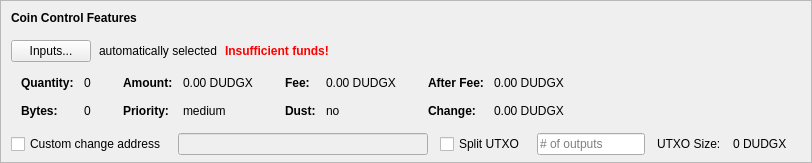
    <widget class="QFrame" name="frameCoinControl">
     <property name="sizePolicy">
      <sizepolicy hsizetype="Expanding" vsizetype="Expanding">
       <horstretch>0</horstretch>
       <verstretch>0</verstretch>
      </sizepolicy>
     </property>
     <property name="maximumSize">
      <size>
       <width>16777215</width>
       <height>16777215</height>
      </size>
     </property>
     <property name="frameShape">
      <enum>QFrame::StyledPanel</enum>
     </property>
     <property name="frameShadow">
      <enum>QFrame::Sunken</enum>
     </property>
     <layout class="QVBoxLayout" name="verticalLayoutCoinControl2">
      <property name="spacing">
       <number>0</number>
      </property>
      <property name="leftMargin">
       <number>0</number>
      </property>
      <property name="topMargin">
       <number>0</number>
      </property>
      <property name="rightMargin">
       <number>0</number>
      </property>
      <property name="bottomMargin">
       <number>6</number>
      </property>
      <item>
       <layout class="QVBoxLayout" name="verticalLayoutCoinControl" stretch="0,0,0,0,1">
        <property name="spacing">
         <number>0</number>
        </property>
        <property name="leftMargin">
         <number>10</number>
        </property>
        <property name="topMargin">
         <number>10</number>
        </property>
        <item>
         <layout class="QHBoxLayout" name="horizontalLayoutCoinControl1">
          <property name="bottomMargin">
           <number>15</number>
          </property>
          <item>
           <widget class="QLabel" name="labelCoinControlFeatures">
            <property name="sizePolicy">
             <sizepolicy hsizetype="Preferred" vsizetype="Maximum">
              <horstretch>0</horstretch>
              <verstretch>0</verstretch>
             </sizepolicy>
            </property>
            <property name="font">
             <font>
              <weight>75</weight>
              <bold>true</bold>
             </font>
            </property>
            <property name="styleSheet">
             <string notr="true">font-weight:bold;</string>
            </property>
            <property name="text">
             <string>Coin Control Features</string>
            </property>
           </widget>
          </item>
         </layout>
        </item>
        <item>
         <layout class="QHBoxLayout" name="horizontalLayoutCoinControl2" stretch="0,0,0,0">
          <property name="spacing">
           <number>8</number>
          </property>
          <property name="bottomMargin">
           <number>10</number>
          </property>
          <item>
           <widget class="QPushButton" name="pushButtonCoinControl">
            <property name="styleSheet">
             <string notr="true"/>
            </property>
            <property name="text">
             <string>Inputs...</string>
            </property>
            <property name="autoDefault">
             <bool>false</bool>
            </property>
           </widget>
          </item>
          <item>
           <widget class="QLabel" name="labelCoinControlAutomaticallySelected">
            <property name="text">
             <string>automatically selected</string>
            </property>
            <property name="margin">
             <number>5</number>
            </property>
           </widget>
          </item>
          <item>
           <widget class="QLabel" name="labelCoinControlInsuffFunds">
            <property name="font">
             <font>
              <weight>75</weight>
              <bold>true</bold>
             </font>
            </property>
            <property name="styleSheet">
             <string notr="true">color:red;font-weight:bold;</string>
            </property>
            <property name="text">
             <string>Insufficient funds!</string>
            </property>
            <property name="margin">
             <number>5</number>
            </property>
           </widget>
          </item>
          <item>
           <spacer name="horizontalSpacerCoinControl">
            <property name="orientation">
             <enum>Qt::Horizontal</enum>
            </property>
            <property name="sizeHint" stdset="0">
             <size>
              <width>40</width>
              <height>1</height>
             </size>
            </property>
           </spacer>
          </item>
         </layout>
        </item>
        <item>
         <widget class="QWidget" name="widgetCoinControl" native="true">
          <property name="sizePolicy">
           <sizepolicy hsizetype="Preferred" vsizetype="Preferred">
            <horstretch>0</horstretch>
            <verstretch>0</verstretch>
           </sizepolicy>
          </property>
          <property name="minimumSize">
           <size>
            <width>0</width>
            <height>0</height>
           </size>
          </property>
          <property name="styleSheet">
           <string notr="true"/>
          </property>
          <layout class="QHBoxLayout" name="horizontalLayoutCoinControl5">
           <property name="leftMargin">
            <number>0</number>
           </property>
           <property name="topMargin">
            <number>0</number>
           </property>
           <property name="rightMargin">
            <number>0</number>
           </property>
           <property name="bottomMargin">
            <number>0</number>
           </property>
           <item>
            <layout class="QHBoxLayout" name="horizontalLayoutCoinControl3" stretch="0,0,0,1">
             <property name="spacing">
              <number>20</number>
             </property>
             <property name="topMargin">
              <number>0</number>
             </property>
             <property name="bottomMargin">
              <number>10</number>
             </property>
             <item>
              <layout class="QFormLayout" name="formLayoutCoinControl1">
               <property name="horizontalSpacing">
                <number>10</number>
               </property>
               <property name="verticalSpacing">
                <number>14</number>
               </property>
               <property name="leftMargin">
                <number>10</number>
               </property>
               <property name="topMargin">
                <number>4</number>
               </property>
               <property name="rightMargin">
                <number>6</number>
               </property>
               <item row="0" column="0">
                <widget class="QLabel" name="labelCoinControlQuantityText">
                 <property name="font">
                  <font>
                   <weight>75</weight>
                   <bold>true</bold>
                  </font>
                 </property>
                 <property name="text">
                  <string>Quantity:</string>
                 </property>
                 <property name="margin">
                  <number>0</number>
                 </property>
                </widget>
               </item>
               <item row="0" column="1">
                <widget class="QLabel" name="labelCoinControlQuantity">
                 <property name="cursor">
                  <cursorShape>IBeamCursor</cursorShape>
                 </property>
                 <property name="contextMenuPolicy">
                  <enum>Qt::ActionsContextMenu</enum>
                 </property>
                 <property name="text">
                  <string notr="true">0</string>
                 </property>
                 <property name="margin">
                  <number>0</number>
                 </property>
                 <property name="textInteractionFlags">
                  <set>Qt::LinksAccessibleByMouse|Qt::TextSelectableByKeyboard|Qt::TextSelectableByMouse</set>
                 </property>
                </widget>
               </item>
               <item row="1" column="0">
                <widget class="QLabel" name="labelCoinControlBytesText">
                 <property name="font">
                  <font>
                   <weight>75</weight>
                   <bold>true</bold>
                  </font>
                 </property>
                 <property name="text">
                  <string>Bytes:</string>
                 </property>
                </widget>
               </item>
               <item row="1" column="1">
                <widget class="QLabel" name="labelCoinControlBytes">
                 <property name="cursor">
                  <cursorShape>IBeamCursor</cursorShape>
                 </property>
                 <property name="contextMenuPolicy">
                  <enum>Qt::ActionsContextMenu</enum>
                 </property>
                 <property name="text">
                  <string notr="true">0</string>
                 </property>
                 <property name="textInteractionFlags">
                  <set>Qt::LinksAccessibleByMouse|Qt::TextSelectableByKeyboard|Qt::TextSelectableByMouse</set>
                 </property>
                </widget>
               </item>
              </layout>
             </item>
             <item>
              <layout class="QFormLayout" name="formLayoutCoinControl2">
               <property name="horizontalSpacing">
                <number>10</number>
               </property>
               <property name="verticalSpacing">
                <number>14</number>
               </property>
               <property name="leftMargin">
                <number>6</number>
               </property>
               <property name="topMargin">
                <number>4</number>
               </property>
               <property name="rightMargin">
                <number>6</number>
               </property>
               <item row="0" column="0">
                <widget class="QLabel" name="labelCoinControlAmountText">
                 <property name="font">
                  <font>
                   <weight>75</weight>
                   <bold>true</bold>
                  </font>
                 </property>
                 <property name="text">
                  <string>Amount:</string>
                 </property>
                 <property name="margin">
                  <number>0</number>
                 </property>
                </widget>
               </item>
               <item row="0" column="1">
                <widget class="QLabel" name="labelCoinControlAmount">
                 <property name="cursor">
                  <cursorShape>IBeamCursor</cursorShape>
                 </property>
                 <property name="contextMenuPolicy">
                  <enum>Qt::ActionsContextMenu</enum>
                 </property>
                 <property name="text">
                  <string notr="true">0.00 DUDGX</string>
                 </property>
                 <property name="textInteractionFlags">
                  <set>Qt::LinksAccessibleByMouse|Qt::TextSelectableByKeyboard|Qt::TextSelectableByMouse</set>
                 </property>
                </widget>
               </item>
               <item row="1" column="0">
                <widget class="QLabel" name="labelCoinControlPriorityText">
                 <property name="font">
                  <font>
                   <weight>75</weight>
                   <bold>true</bold>
                  </font>
                 </property>
                 <property name="text">
                  <string>Priority:</string>
                 </property>
                </widget>
               </item>
               <item row="1" column="1">
                <widget class="QLabel" name="labelCoinControlPriority">
                 <property name="cursor">
                  <cursorShape>IBeamCursor</cursorShape>
                 </property>
                 <property name="contextMenuPolicy">
                  <enum>Qt::ActionsContextMenu</enum>
                 </property>
                 <property name="text">
                  <string>medium</string>
                 </property>
                 <property name="textInteractionFlags">
                  <set>Qt::LinksAccessibleByMouse|Qt::TextSelectableByKeyboard|Qt::TextSelectableByMouse</set>
                 </property>
                </widget>
               </item>
              </layout>
             </item>
             <item>
              <layout class="QFormLayout" name="formLayoutCoinControl3">
               <property name="horizontalSpacing">
                <number>10</number>
               </property>
               <property name="verticalSpacing">
                <number>14</number>
               </property>
               <property name="leftMargin">
                <number>6</number>
               </property>
               <property name="topMargin">
                <number>4</number>
               </property>
               <property name="rightMargin">
                <number>6</number>
               </property>
               <item row="0" column="0">
                <widget class="QLabel" name="labelCoinControlFeeText">
                 <property name="font">
                  <font>
                   <weight>75</weight>
                   <bold>true</bold>
                  </font>
                 </property>
                 <property name="text">
                  <string>Fee:</string>
                 </property>
                 <property name="margin">
                  <number>0</number>
                 </property>
                </widget>
               </item>
               <item row="0" column="1">
                <widget class="QLabel" name="labelCoinControlFee">
                 <property name="cursor">
                  <cursorShape>IBeamCursor</cursorShape>
                 </property>
                 <property name="contextMenuPolicy">
                  <enum>Qt::ActionsContextMenu</enum>
                 </property>
                 <property name="text">
                  <string notr="true">0.00 DUDGX</string>
                 </property>
                 <property name="textInteractionFlags">
                  <set>Qt::LinksAccessibleByMouse|Qt::TextSelectableByKeyboard|Qt::TextSelectableByMouse</set>
                 </property>
                </widget>
               </item>
               <item row="1" column="0">
                <widget class="QLabel" name="labelCoinControlLowOutputText">
                 <property name="font">
                  <font>
                   <weight>75</weight>
                   <bold>true</bold>
                  </font>
                 </property>
                 <property name="text">
                  <string>Dust:</string>
                 </property>
                </widget>
               </item>
               <item row="1" column="1">
                <widget class="QLabel" name="labelCoinControlLowOutput">
                 <property name="cursor">
                  <cursorShape>IBeamCursor</cursorShape>
                 </property>
                 <property name="contextMenuPolicy">
                  <enum>Qt::ActionsContextMenu</enum>
                 </property>
                 <property name="text">
                  <string>no</string>
                 </property>
                 <property name="textInteractionFlags">
                  <set>Qt::LinksAccessibleByMouse|Qt::TextSelectableByKeyboard|Qt::TextSelectableByMouse</set>
                 </property>
                </widget>
               </item>
              </layout>
             </item>
             <item>
              <layout class="QFormLayout" name="formLayoutCoinControl4">
               <property name="horizontalSpacing">
                <number>10</number>
               </property>
               <property name="verticalSpacing">
                <number>14</number>
               </property>
               <property name="leftMargin">
                <number>6</number>
               </property>
               <property name="topMargin">
                <number>4</number>
               </property>
               <property name="rightMargin">
                <number>6</number>
               </property>
               <item row="0" column="0">
                <widget class="QLabel" name="labelCoinControlAfterFeeText">
                 <property name="font">
                  <font>
                   <weight>75</weight>
                   <bold>true</bold>
                  </font>
                 </property>
                 <property name="text">
                  <string>After Fee:</string>
                 </property>
                 <property name="margin">
                  <number>0</number>
                 </property>
                </widget>
               </item>
               <item row="0" column="1">
                <widget class="QLabel" name="labelCoinControlAfterFee">
                 <property name="cursor">
                  <cursorShape>IBeamCursor</cursorShape>
                 </property>
                 <property name="contextMenuPolicy">
                  <enum>Qt::ActionsContextMenu</enum>
                 </property>
                 <property name="text">
                  <string notr="true">0.00 DUDGX</string>
                 </property>
                 <property name="textInteractionFlags">
                  <set>Qt::LinksAccessibleByMouse|Qt::TextSelectableByKeyboard|Qt::TextSelectableByMouse</set>
                 </property>
                </widget>
               </item>
               <item row="1" column="0">
                <widget class="QLabel" name="labelCoinControlChangeText">
                 <property name="font">
                  <font>
                   <weight>75</weight>
                   <bold>true</bold>
                  </font>
                 </property>
                 <property name="text">
                  <string>Change:</string>
                 </property>
                </widget>
               </item>
               <item row="1" column="1">
                <widget class="QLabel" name="labelCoinControlChange">
                 <property name="cursor">
                  <cursorShape>IBeamCursor</cursorShape>
                 </property>
                 <property name="contextMenuPolicy">
                  <enum>Qt::ActionsContextMenu</enum>
                 </property>
                 <property name="text">
                  <string notr="true">0.00 DUDGX</string>
                 </property>
                 <property name="textInteractionFlags">
                  <set>Qt::LinksAccessibleByMouse|Qt::TextSelectableByKeyboard|Qt::TextSelectableByMouse</set>
                 </property>
                </widget>
               </item>
              </layout>
             </item>
            </layout>
           </item>
          </layout>
         </widget>
        </item>
        <item>
         <layout class="QHBoxLayout" name="horizontalLayoutCoinControl4" stretch="0,0,0,0,0,0,0">
          <property name="spacing">
           <number>12</number>
          </property>
          <property name="sizeConstraint">
           <enum>QLayout::SetDefaultConstraint</enum>
          </property>
          <property name="topMargin">
           <number>5</number>
          </property>
          <property name="rightMargin">
           <number>5</number>
          </property>
          <item>
           <widget class="QCheckBox" name="checkBoxCoinControlChange">
            <property name="toolTip">
             <string>If this is activated, but the change address is empty or invalid, change will be sent to a newly generated address.</string>
            </property>
            <property name="text">
             <string>Custom change address</string>
            </property>
           </widget>
          </item>
          <item>
           <widget class="QValidatedLineEdit" name="lineEditCoinControlChange">
            <property name="enabled">
             <bool>false</bool>
            </property>
            <property name="sizePolicy">
             <sizepolicy hsizetype="Expanding" vsizetype="Fixed">
              <horstretch>0</horstretch>
              <verstretch>0</verstretch>
             </sizepolicy>
            </property>
           </widget>
          </item>
          <item>
           <widget class="QCheckBox" name="splitBlockCheckBox">
            <property name="text">
             <string>Split UTXO</string>
            </property>
           </widget>
          </item>
          <item>
           <widget class="QLineEdit" name="splitBlockLineEdit">
            <property name="sizePolicy">
             <sizepolicy hsizetype="Fixed" vsizetype="Fixed">
              <horstretch>50</horstretch>
              <verstretch>0</verstretch>
             </sizepolicy>
            </property>
            <property name="placeholderText">
             <string># of outputs</string>
            </property>
           </widget>
          </item>
          <item>
           <widget class="QLabel" name="labelBlockSizeText">
            <property name="text">
             <string>UTXO Size:</string>
            </property>
           </widget>
          </item>
          <item>
           <widget class="QLabel" name="labelBlockSize">
            <property name="text">
             <string>0 DUDGX</string>
            </property>
           </widget>
          </item>
          <item>
           <widget class="QLabel" name="labelCoinControlChangeLabel">
            <property name="sizePolicy">
             <sizepolicy hsizetype="Preferred" vsizetype="Expanding">
              <horstretch>0</horstretch>
              <verstretch>0</verstretch>
             </sizepolicy>
            </property>
            <property name="minimumSize">
             <size>
              <width>0</width>
              <height>0</height>
             </size>
            </property>
            <property name="text">
             <string/>
            </property>
            <property name="margin">
             <number>3</number>
            </property>
           </widget>
          </item>
         </layout>
        </item>
        <item>
         <spacer name="verticalSpacerCoinControl">
          <property name="orientation">
           <enum>Qt::Vertical</enum>
          </property>
          <property name="sizeHint" stdset="0">
           <size>
            <width>800</width>
            <height>1</height>
           </size>
          </property>
         </spacer>
        </item>
       </layout>
      </item>
     </layout>
    </widget>
